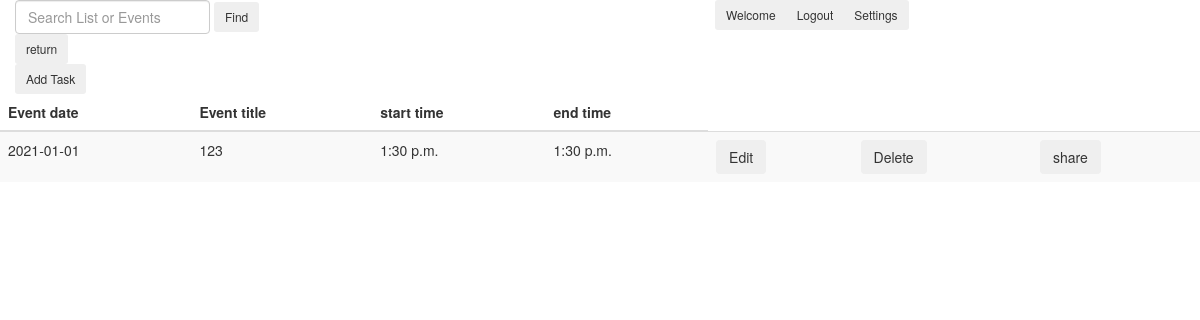
The app's page / (signed in), older data.
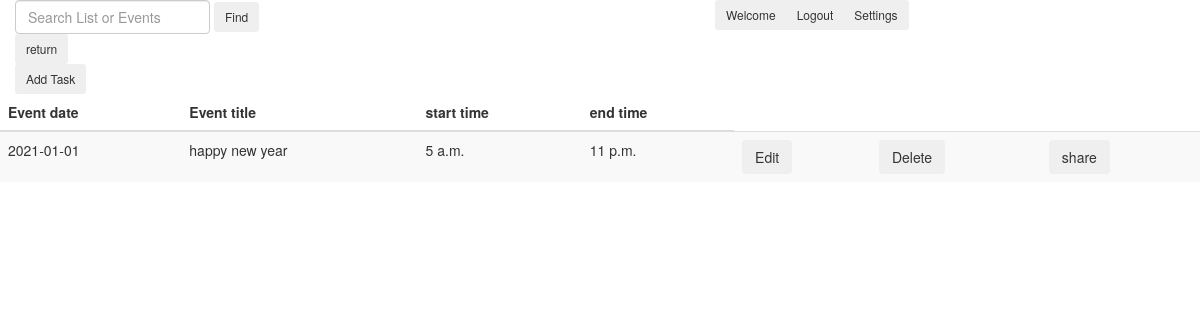
The same page, newer data.
### calendar_app/models.py (models this page shows)
class Events(models.Model):
    user = models.ForeignKey(User, null=True, on_delete=models.CASCADE)
    date = models.DateField(default = timezone.now)
    start_time= models.TimeField(default = timezone.now)
    end_time = models.TimeField(default = timezone.now)
    event = models.CharField(max_length=100)

### calendar_app/views.py (the view)
# urls.py: path('', views.welcome),
@login_required
def welcome(request):
    current_user = request.user
    username=current_user.username
    first_name=current_user.first_name
    last_name = current_user.last_name
    records = Events.objects.filter(user=current_user)
    return render(request, 'welcome.html', locals())

### calendar_app/templates/welcome.html (shortened to what this page needs)
<!DOCTYPE html>
<html lang="en">
<head>
    <link href="https://cdn.jsdelivr.net/npm/bootstrap@3.3.7/dist/css/bootstrap.min.css" rel="stylesheet">
</head>
<body>
    <div class="container-fluid" id="container">
        <div class="row" id="myNavBar">
            <div class="col-sm-7">
                <form class="form-inline" method="post" action="/searchEvents/" id="searchBar">
                    <input type="text" placeholder="Search List or Events" id="searchItem" class="form-control" name="search">
                    <button class="btn btn-sm btn-secondary" type="submit" id="find_button" form="searchBar">Find</button>
                </form>
                <form class="form-inline" method="post" action="/welcome/" id="returnbar">
                    <button class="btn btn-sm btn-secondary" type="submit" id="return">return</button>
                </form>
            </div>
            <div class="col-sm-3">
                <div class="btn-toolbar mb-2 mb-md-0" id="userOptions">
                    <div class="btn-group mr-2">
                        <button class="btn btn-sm btn-secondary">Welcome {{ first_name }}</button>
                        <button class="btn btn-sm btn-secondary" type="button" onclick="location.href='{% url 'logout' %}'">Logout</button>
                        <button class="btn btn-sm btn-secondary" type="button" onclick="settingsModal( '{{ first_name }}', '{{ last_name }}', '{{ username }}' )" id="settings" data-target="#settingsModal" data-toggle="modal">Settings</button>
                    </div>
                </div>
            </div>
        </div>
        <div class="row h-100">
            <div class="col-sm-12" id="Tasks">
                <div class="d-flex justify-content-between flex-wrap flex-md-nowrap align-items-center pt-3 pb-2 mb-3 border-bottom">
                    <div class="btn-toolbar mb-2 mb-md-0">
                        <div class="btn-group mr-2">
                            <button class="btn btn-sm btn-outline-light" type="button" id="addTask" data-target="#addTaskModal" data-toggle="modal">Add Task</button>
                        </div>
                    </div>
                </div>
                <div id="board">
                    <div class="row">
                        <table class="table table-striped">
                            <thead>
                                <tr>
                                    <th>Event date</th>
                                    <th>Event title</th>
                                    <th>start time</th>
                                    <th>end time</th>
                                </tr>
                            </thead>
                            <tbody>
                                {% for record in records %}
                                <tr>
                                    <td>{{ record.date | date:"Y-m-d" }}</td>
                                    <td>{{ record.event }}</td>
                                    <td>{{ record.start_time }}</td>
                                    <td>{{ record.end_time }}</td>
                                    <td>
                                        <input type="submit" class="btn" value="Edit" id="editEvent" data-target="#editEventModel" data-toggle="modal" onclick="editModal( '{{ record.id }}','{{ record.event }}')">
                                    </td>
                                    <td>
                                        <form method="post" action="/deleteEvents/">
                                            <input type="submit" class="btn" value="Delete">
                                        </form>
                                    </td>
                                    <td>
                                        <input type="submit" class="btn" value="share" id="shareEvent" data-target="#shareTaskModal" data-toggle="modal" onclick="shareModal( '{{ record.id }}','{{ record.date |   date:'Y-m-d' }}','{{ record.event }}','{{ record.start_time}}','{{ record.end_time }}')">
                                    </td>
                                </tr>
                                {% endfor %}
                            </tbody>
                        </table>
                    </div>
                </div>
            </div>
        </div>
    </div>
    <div class="row">
        <div class="col-sm-12" id="footer"></div>
    </div>
</body>
</html>

Row changes from the older to the newer data that the page shows:
changed Events: event "123" → "happy new year"; start_time "1:30 p.m." → "5 a.m."; end_time "1:30 p.m." → "11 p.m."
